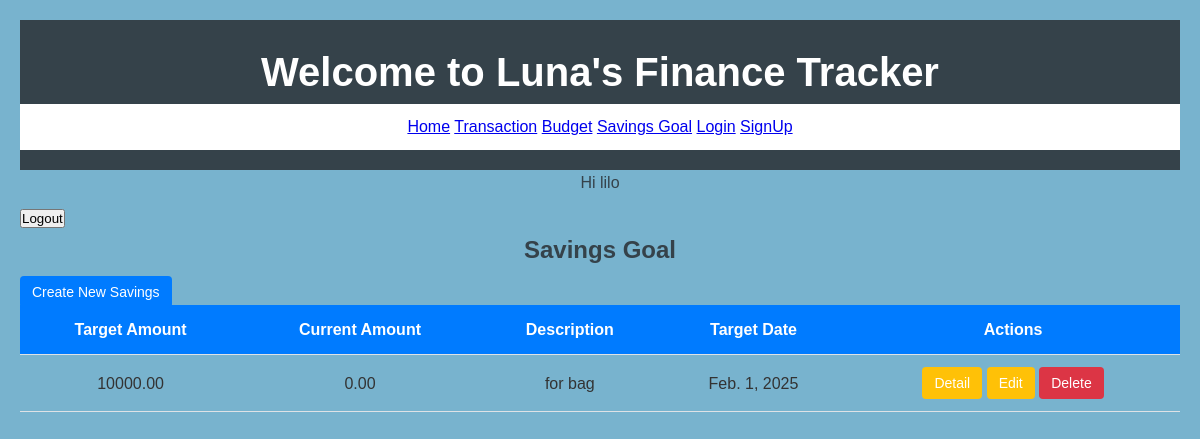
Screenshot of /savinggoal/ (signed in) with the database file from the repository.
### Financeapp/models.py (models this page shows, shortened)
class SavingGoal(models.Model):
    target_amount = models.DecimalField(max_digits=10, decimal_places=2)
    current_amount = models.DecimalField(max_digits=10, decimal_places=2, default=0)
    description = models.TextField(blank=True, null=True)
    target_date = models.DateField()

### Financeapp/views.py (the view)
# urls.py: path('savinggoal/', views.savinggoal_list, name='savinggoal_list'),
def savinggoal_list(request):
    savinggoals = SavingGoal.objects.all()
    return render(request, 'app/savinggoal_list.html', {'savinggoals': savinggoals})

### Financeapp/templates/app/savinggoal_list.html (shortened to what this page needs)
{% extends 'app/home.html' %}
{% load static %}
{% block content %}
<link rel="stylesheet" href="{% static 'css/main.css' %}">
<div class="container">
    <h2>Savings Goal</h2>
   <a href="{% url 'savinggoal_create' %}" class="btn btn-primary mb-3">Create New Savings</a>
    {% if savinggoals %}
        <table class="table table-striped">
            <thead>
                <tr>
                    <th>Target Amount</th>
                    <th>Current Amount</th>
                    <th>Description</th>
                    <th>Target Date</th>
                    <th>Actions</th>
                </tr>
            </thead>
            <tbody>
                {% for savinggoal in savinggoals %}
                    <tr>
                        <td>{{ savinggoal.target_amount }}</td>
                        <td>{{ savinggoal.current_amount }}</td>
                        <td>{{ savinggoal.description }}</td>
                        <td>{{ savinggoal.target_date }}</td>
                        <td>
                             <a href="{% url 'savinggoal_detail' savinggoal.pk %}" class="btn btn-warning btn-sm">Detail</a>
                             <a href="{% url 'savinggoal_update' savinggoal.pk %}" class="btn btn-warning btn-sm">Edit</a>
                            <form action="{% url 'savinggoal_delete' savinggoal.pk %}" method="post" style="display:inline;">
                                <button type="submit" class="btn btn-danger btn-sm">Delete</button>
                            </form>
                        </td>
                    </tr>
                {% endfor %}
            </tbody>
        </table>
    {% else %}
        <p>No Savings found.</p>
    {% endif %}
</div>
{% endblock content %}

### Financeapp/templates/app/base.html (shortened to what this page needs)
{% load static %}
<!DOCTYPE html>
<html lang="en">
<head>
    <link rel="stylesheet" hre="{% static 'css/base.css' %}">
</head>
<body>
    {% include 'app/navbar.html' %}
    {% if user.is_authenticated %}
    <p>Hi {{user.username}}</p>
    <form method="post" action="{% url 'logout'%}">
        <button type="submit">Logout</button>
    </form>
    {% else %}
    <p>You are not logged in</p>
    {% endif %}
    {% block content %}
    {% endblock content %}
</body>
</html>

### static/css/base.css (style rules this page uses)
* { margin: 0; padding: 0; box-sizing: border-box; }
body { font-family: 'Poppins', sans-serif; line-height: 1.6; background-color: #78B3CE; color: #333; }
h2, p { color: #35424a; margin-bottom: 10px; text-align: center; align-content: center; }

### static/css/main.css (style rules this page uses)
body { font-family: Arial, sans-serif; background-color: #78B3CE; margin: 0; padding: 20px; }
.table { width: 100%; border-collapse: collapse; margin-bottom: 20px; }
.table th, .table td { padding: 12px; text-align: center; border-bottom: 1px solid #dee2e6; }
.table th { background-color: #007bff; color: white; }
.btn { padding: 8px 12px; border: none; border-radius: 4px; cursor: pointer; text-decoration: none; font-size: 14px; }
.btn-primary { background-color: #007bff; color: white; }
.btn-warning { background-color: #ffc107; color: white; }
.btn-danger { background-color: #dc3545; color: white; }

### rows the page displays
SavingGoal: target_amount "10000.00", current_amount "0.00", description "for bag", target_date "Feb. 1, 2025"

### other values shown
{{ user.username }} "lilo"
